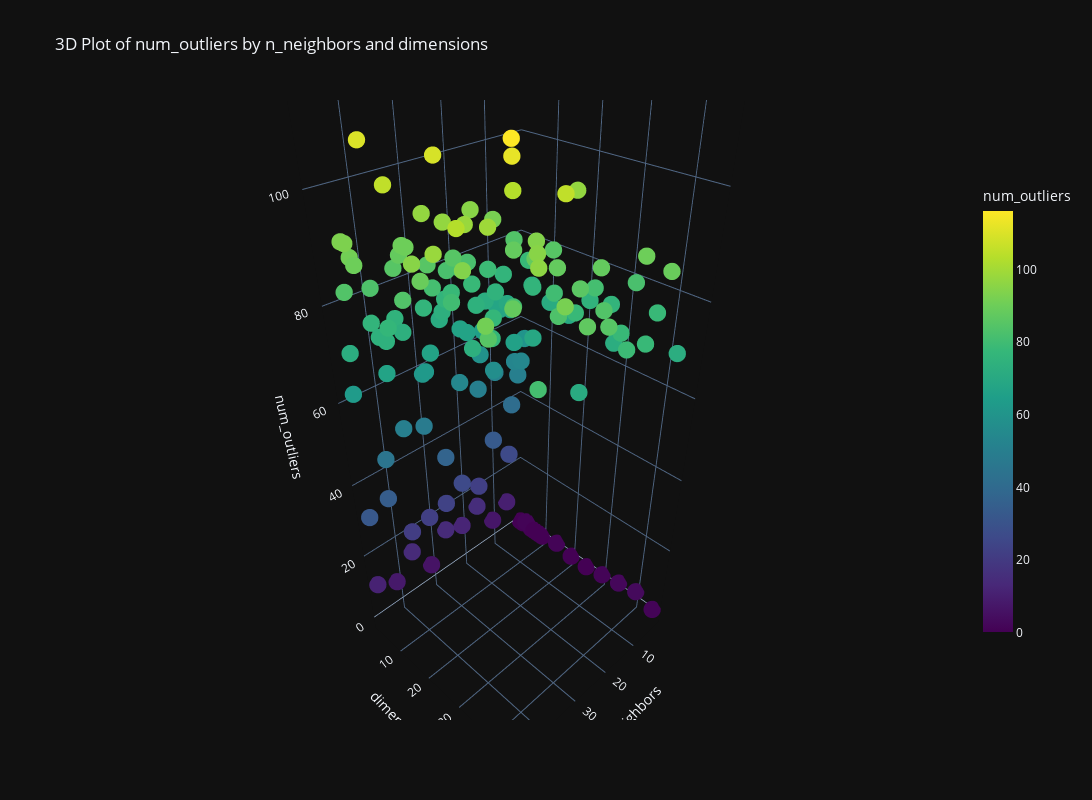

Source (notebook cell):
### Code cell
fig = interactive_plot3d(metrics, z_metric='num_outliers')
fig.show()

### Figure 1 — Plotly figure (JSON) as saved in the notebook; plotly's stock layout.template omitted (floating-point values rounded to 4 significant figures; data arrays with more than 128 entries replaced by an {"elided": "..."} marker saying what was removed)
{"data": [{"hovertemplate": "n_neighbors=%{x}<br>dimensions=%{y}<br>num_outliers=%{marker.color}<extra></extra>", "legendgroup": "", "marker": {"color": {"elided": "160 int values"}, "coloraxis": "coloraxis", "symbol": "circle", "size": 6}, "mode": "markers", "name": "", "scene": "scene", "showlegend": false, "x": {"elided": "160 int values"}, "y": {"elided": "160 int values"}, "z": {"elided": "160 int values"}, "type": "scatter3d"}], "layout": {"scene": {"domain": {"x": [0.0, 1.0], "y": [0.0, 1.0]}, "xaxis": {"title": {"text": "n_neighbors"}}, "yaxis": {"title": {"text": "dimensions"}}, "zaxis": {"title": {"text": "num_outliers"}}}, "coloraxis": {"colorbar": {"title": {"text": "num_outliers"}, "len": 0.75}, "colorscale": [[0.0, "#440154"], [0.1111, "#482878"], [0.2222, "#3e4989"], [0.3333, "#31688e"], [0.4444, "#26828e"], [0.5556, "#1f9e89"], [0.6667, "#35b779"], [0.7778, "#6ece58"], [0.8889, "#b5de2b"], [1.0, "#fde725"]], "cmin": 0, "cmax": 116}, "legend": {"tracegroupgap": 0}, "title": {"text": "3D Plot of num_outliers by n_neighbors and dimensions"}, "width": 1600, "height": 800}}
